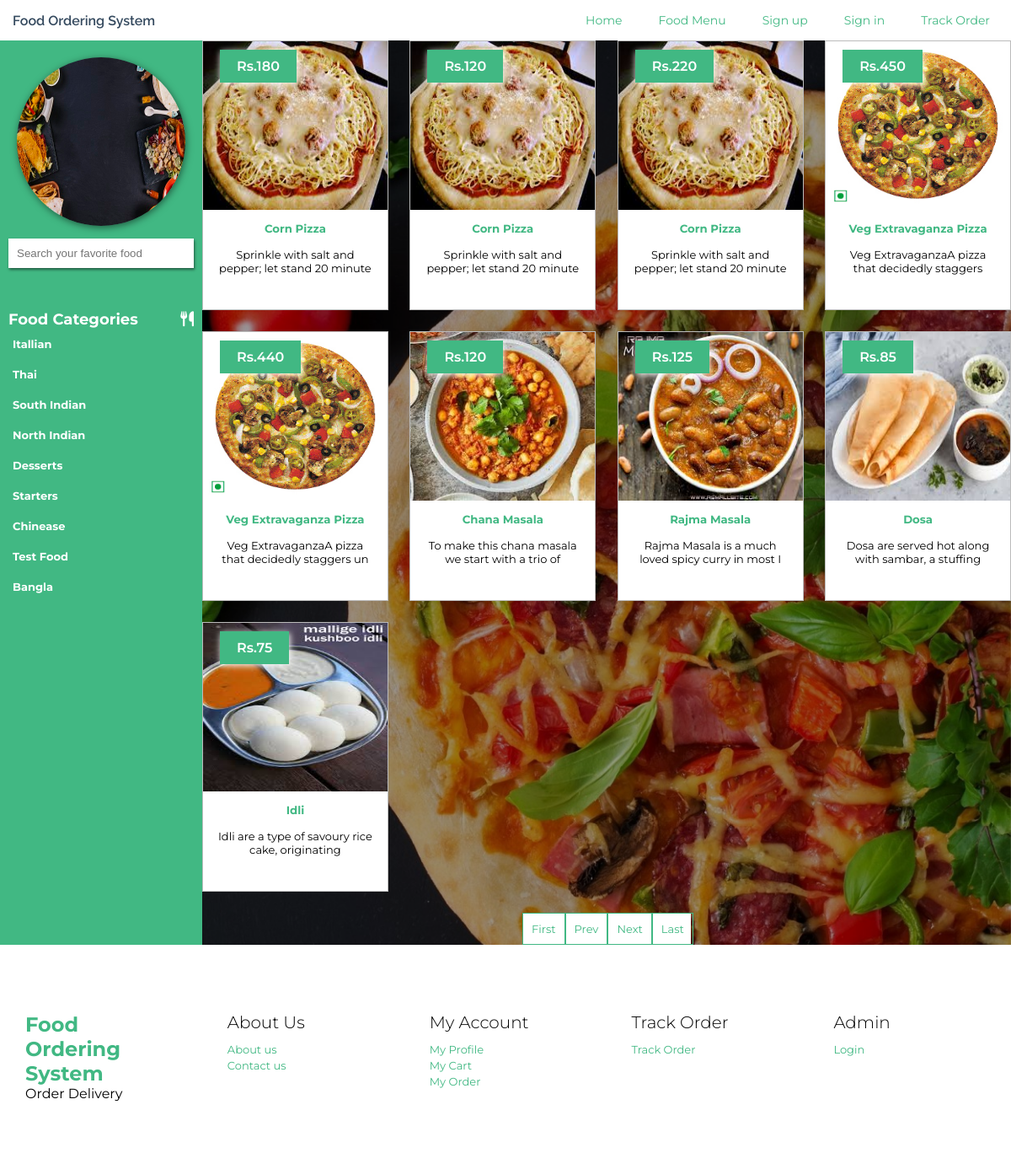
/food_results.php, run on the app's committed database.
### tables this page shows
CREATE TABLE `tblcategory` (
  `ID` int(5) NOT NULL,
  `CategoryName` varchar(120) DEFAULT NULL,
  `CreationDate` timestamp NULL DEFAULT current_timestamp()
);

CREATE TABLE `tblfood` (
  `ID` int(10) NOT NULL,
  `CategoryName` varchar(120) DEFAULT NULL,
  `ItemName` varchar(120) DEFAULT NULL,
  `ItemPrice` varchar(120) DEFAULT NULL,
  `ItemDes` varchar(500) DEFAULT NULL,
  `Image` varchar(120) DEFAULT NULL,
  `ItemQty` varchar(120) DEFAULT NULL
);

### food_results.php (the view, shortened to what this page needs)
<?php
include('includes/dbconnection.php');
  ?>
<!DOCTYPE html>
<html lang="en">
<head>
    <link href="css/animsition.min.css" rel="stylesheet">
    <link href="css/animate.css" rel="stylesheet">
    <link href="css/style.css" rel="stylesheet">
    <link href="css/food-menu.css" rel="stylesheet">
</head>
<body>
    <div class="site-wrapper animsition" data-animsition-in="fade-in" data-animsition-out="fade-out">
        <header id="header" class="header-scroll top-header headrom">
            <?php include_once('includes/header.php');?>
        </header>
        <div class="page-wrapper">
            <section class="restaurants-page">
                <div class="menu-wrapper">
                    <div class="side-menu">
                        <div class="menu-img">
                            <img src="images/food.jpg" alt="food">
                        </div>
                        <div class="sidebar">
                            <form name="search" method="post" action="search-food.php">
                                <div class="main-block">
                                    <div class="input-group">
                                        <input type="text" class="form-control search-field"
                                            placeholder="Search your favorite food" name="searchdata" id="searchdata">
                                    </div>
                                </div>
                            </form>
                            <div class="main-block">
                                <div class="sidebar-title">
                                    <h6>Food Categories</h6> <i class="fas fa-utensils"></i>
                                </div>
                                <?php
      $query=mysqli_query($con,"select * from  tblcategory");
              while($row=mysqli_fetch_array($query))
              {
              ?>
                                <ul class="categories">
                                    <li>
                                        <label class="custom-control custom-checkbox">
                                            <span class="custom-control-description"><a
                                                    href="viewfood-categorywise.php?catid=<?php echo $row['CategoryName'];?>"><?php echo $row['CategoryName'];?></a></span>
                                        </label>
                                    </li>
                                </ul>
                                <?php } ?>
                            </div>
                        </div>
                    </div>
                    <div class="items">
                        <div class="items-wrapper">
                            <?php
  if (isset($_GET['pageno'])) {
            $pageno = $_GET['pageno'];
        } else {
            $pageno = 1;
        }
$no_of_records_per_page = 9;
$offset = ($pageno-1) * $no_of_records_per_page;
        $total_pages_sql ="SELECT COUNT(*) FROM tblfood";
        $result = mysqli_query($con,$total_pages_sql);
        $total_rows = mysqli_fetch_array($result)[0];
        $total_pages = ceil($total_rows / $no_of_records_per_page);
        $sql = "SELECT * FROM tblfood LIMIT $offset, $no_of_records_per_page";
        $res_data = mysqli_query($con,$sql);
        while($row = mysqli_fetch_array($res_data)){
?>
                            <div class="food-item">
                                <div class="food-item-wrap">
                                    <div class="food-img"> <img src="admin/itemimages/<?php echo $row['Image'];?>"
                                            width="300" height="180">
                                        <span class="price">Rs.<?php echo $row['ItemPrice'];?></span>
                                    </div>
                                    <div class="content">
                                        <h5><a
                                                href="food-detail.php?fid=<?php echo $row['ID'];?>"><?php echo $row['ItemName'];?></a>
                                        </h5>
                                        <div class="product-name"><?php echo substr($row['ItemDes'],0,50);?></div>
                                    </div>
                                </div>
                            </div>
                            <?php } ?>
                        </div>
                        <div class="pagination-section">
                            <nav aria-label="...">
                                <ul class="pagination">
                                    <li class="page-link"><a href="?pageno=1">First</a></li>
                                    <li class="<?php if($pageno <= 1){ echo 'disabled'; } ?> page-link">
                                        <a
                                            href="<?php if($pageno <= 1){ echo '#'; } else { echo "?pageno=".($pageno - 1); } ?>">Prev</a>
                                    </li>
                                    <li class="<?php if($pageno >= $total_pages){ echo 'disabled'; } ?> page-link">
                                        <a
                                            href="<?php if($pageno >= $total_pages){ echo '#'; } else { echo "?pageno=".($pageno + 1); } ?>">Next</a>
                                    </li>
                                    <li class="page-link"><a href="?pageno=<?php echo $total_pages; ?>">Last</a>
                                    </li>
                                </ul>
                            </nav>
                        </div>
                    </div>
                </div>
            </section>
            <?php include_once('includes/footer.php');?>
        </div>
    </div>
</body>
</html>

### css/style.css (style rules this page uses)
:root { --font-dark:#34495E; --font-white:#ffffff; --font-primary:#41B883; --bg-primary:#34495E; --bg-secondary:#41B883; }
* { margin: 0; padding: 0; box-sizing: border-box; }
body { font-family: 'Montserrat', sans-serif; }
a { text-decoration: none; }
section { padding: 80px 0; }
header { box-shadow: 1px 2px 3px rgba(0,0,0,0.5); background: white; }
.items-wrapper { display: flex; justify-content: space-between; flex-wrap: wrap; }
.food-item { max-width: 23%; }
.food-item-wrap { border: 1px solid #bbb; margin-bottom: 25px; height: 320px; overflow: hidden; position: relative; }
.food-item-wrap::before { position: absolute; content: ""; width: 100%; height: 100%; top: 0; left: 0; background-color: black; opacity: 0.5; z-index: 99; visibility: hidden; opacity: 0; transition: 0.4s; padding: 0 20px; }
.food-img { position: relative; height: 200px; }
.food-img > img { width: 100%; height: 100%; }
.food-item-wrap .content { padding: 14px 17px; text-align: center; }
.food-item-wrap .content h5 a { color: var(--font-primary); display: block; }
.food-item-wrap .content .product-name { font-size: 13px; margin-top: 15px; height: 45px; }
span.price { position: absolute; top: 10px; left: 20px; background-color: var(--bg-secondary); color: var(--font-white); padding: 10px 20px; font-weight: 600; box-shadow: 1px 2px 8px; z-index: 999; }

### css/food-menu.css (style rules this page uses)
section { padding: 0!important; }
.menu-wrapper { display: flex; }
.page-wrapper { background-image: url(../images/food_banner.jpg); background-size: cover; background-position: center; background-repeat: no-repeat; background-attachment: fixed; position: relative; }
.page-wrapper::before { position: absolute; content: ""; width: 100%; height: 100%; top: 0; left: 0; background-color: black; opacity: 0.4; }
.food-item-wrap { background-color: white; }
.side-menu { flex-basis: 20%; background: var(--bg-secondary); position: relative; z-index: 9999999; }
.menu-img { width: 200px; height: 200px; border-radius: 100px; box-shadow: 1px 2px 8px rgba(0,0,0,0.5); margin: 0 auto; margin-top: 20px; }
.menu-img>img { width: 100%; height: 100%; border-radius: 100px; }
.input-group { padding: 0 10px; }
.input-group input { height: 35px; border: none; outline: none; box-shadow: 1px 2px 3px rgba(0,0,0,0.5); margin-top: 15px; padding: 0 10px; width: 100%; }
.sidebar-title h6, i { font-size: 18px; color: var(--font-white); }
.sidebar-title { display: flex; justify-content: space-between; align-items: center; margin-top: 50px; padding: 0 10px; }
.categories { list-style-type: none; }
.categories li a { font-size: 13px; font-weight: 700; display: block; color: var(--font-white); padding: 10px 15px; }
.items { flex-basis: 80%; }
ul.pagination { list-style-type: none; margin: 0 auto; display: flex; background: white; align-items: center; max-width: 200px; position: relative; z-index: 9999999999; }
ul.pagination li a { color: var(--font-primary); font-size: 13px; padding: 10px; border: 1px solid var(--font-primary); display: block; }

### data on the page
tblcategory: CategoryName "Itallian"
tblcategory: CategoryName "Thai"
tblcategory: CategoryName "South Indian"
tblcategory: CategoryName "North Indian"
tblcategory: CategoryName "Desserts"
tblcategory: CategoryName "Starters"
tblcategory: CategoryName "Chinease"
tblcategory: CategoryName "Test Food"
tblcategory: CategoryName "Bangla"
tblfood: Image (picture), ItemPrice "180", ItemName "Corn Pizza", ItemDes "Sprinkle with salt and pepper; let stand 20 minute"
tblfood: Image (picture), ItemPrice "120", ItemName "Corn Pizza", ItemDes "Sprinkle with salt and pepper; let stand 20 minute"
tblfood: Image (picture), ItemPrice "220", ItemName "Corn Pizza", ItemDes "Sprinkle with salt and pepper; let stand 20 minute"
tblfood: Image (picture), ItemPrice "450", ItemName "Veg Extravaganza Pizza", ItemDes "Veg ExtravaganzaA pizza that decidedly staggers"
tblfood: Image (picture), ItemPrice "440", ItemName "Veg Extravaganza Pizza", ItemDes "Veg ExtravaganzaA pizza that decidedly staggers un"
tblfood: Image (picture), ItemPrice "120", ItemName "Chana Masala", ItemDes "To make this chana masala we start with a trio of"
tblfood: Image (picture), ItemPrice "125", ItemName "Rajma Masala", ItemDes "Rajma Masala is a much loved spicy curry in most I"
tblfood: Image (picture), ItemPrice "85", ItemName "Dosa", ItemDes "Dosa are served hot along with sambar, a stuffing"
tblfood: Image (picture), ItemPrice "75", ItemName "Idli", ItemDes "Idli are a type of savoury rice cake, originating"
